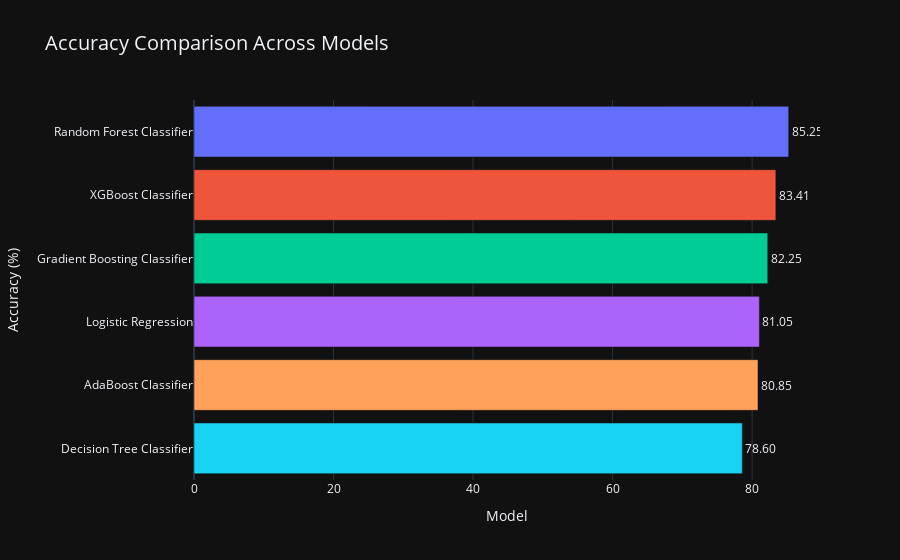
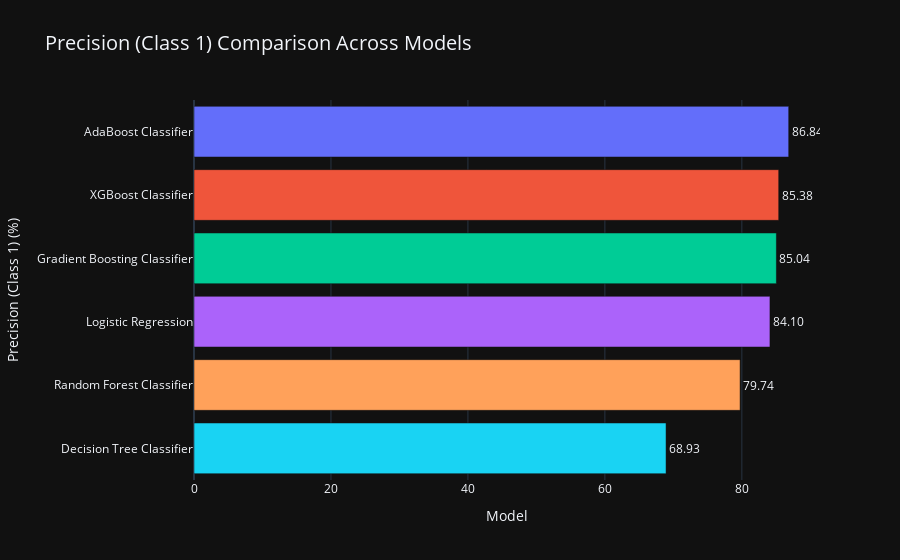
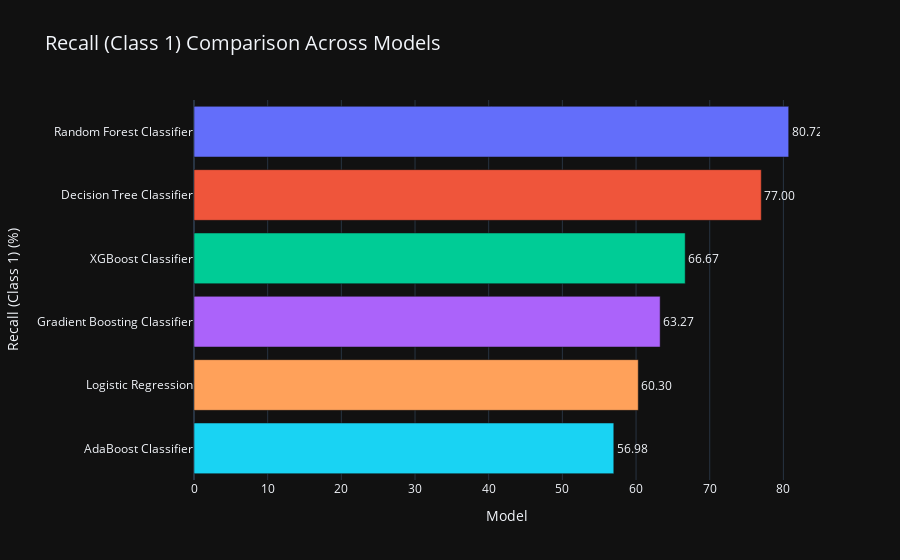

Notebook source saved alongside these figures, in order:
### Code cell
comp_df = results
comp_df = comp_df.reset_index()
comp_df = comp_df.rename(columns={'index': 'Model'})


# Function to create individual bar charts
def create_bar_chart(metric):
        
    for i in comp_df.columns[1:]:
        if comp_df[i].dtype == 'O':
            comp_df[i] = comp_df[i].str.replace('%', '').astype(float)
        else:
            pass

        
    df_sorted = comp_df.sort_values(by=metric, ascending=False)
    fig = px.bar(
        df_sorted,
        x=metric,
        y='Model',
        title=f'{metric} Comparison Across Models',
        template='plotly_dark',
        labels={metric: f'{metric} (%)'},
        color='Model',
        text=metric
    )
    fig.update_traces(texttemplate='%{text:.2f}', textposition='outside')
    fig.update_layout(
        title_font=dict(size=20),
        xaxis=dict(title='Model'),
        yaxis=dict(title=f'{metric} (%)'),
        showlegend=False
    )
    return fig

# Generate plots for each metric
metrics = [ _ for _ in comp_df.columns]
for metric in metrics[1:]:
    fig = create_bar_chart(metric)
    fig.show()

### Figure 1 — Plotly figure (JSON) as saved in the notebook; plotly's stock layout.template omitted (floating-point values rounded to 4 significant figures)
{"data": [{"alignmentgroup": "True", "hovertemplate": "Model=%{y}<br>Accuracy (%)=%{text}<extra></extra>", "legendgroup": "Random Forest Classifier", "marker": {"color": "#636efa", "pattern": {"shape": ""}}, "name": "Random Forest Classifier", "offsetgroup": "Random Forest Classifier", "orientation": "h", "showlegend": true, "text": [85.25], "textposition": "outside", "texttemplate": "%{text:.2f}", "type": "bar", "x": [85.25], "xaxis": "x", "y": ["Random Forest Classifier"], "yaxis": "y"}, {"alignmentgroup": "True", "hovertemplate": "Model=%{y}<br>Accuracy (%)=%{text}<extra></extra>", "legendgroup": "XGBoost Classifier", "marker": {"color": "#EF553B", "pattern": {"shape": ""}}, "name": "XGBoost Classifier", "offsetgroup": "XGBoost Classifier", "orientation": "h", "showlegend": true, "text": [83.41], "textposition": "outside", "texttemplate": "%{text:.2f}", "type": "bar", "x": [83.41], "xaxis": "x", "y": ["XGBoost Classifier"], "yaxis": "y"}, {"alignmentgroup": "True", "hovertemplate": "Model=%{y}<br>Accuracy (%)=%{text}<extra></extra>", "legendgroup": "Gradient Boosting Classifier", "marker": {"color": "#00cc96", "pattern": {"shape": ""}}, "name": "Gradient Boosting Classifier", "offsetgroup": "Gradient Boosting Classifier", "orientation": "h", "showlegend": true, "text": [82.25], "textposition": "outside", "texttemplate": "%{text:.2f}", "type": "bar", "x": [82.25], "xaxis": "x", "y": ["Gradient Boosting Classifier"], "yaxis": "y"}, {"alignmentgroup": "True", "hovertemplate": "Model=%{y}<br>Accuracy (%)=%{text}<extra></extra>", "legendgroup": "Logistic Regression", "marker": {"color": "#ab63fa", "pattern": {"shape": ""}}, "name": "Logistic Regression", "offsetgroup": "Logistic Regression", "orientation": "h", "showlegend": true, "text": [81.05], "textposition": "outside", "texttemplate": "%{text:.2f}", "type": "bar", "x": [81.05], "xaxis": "x", "y": ["Logistic Regression"], "yaxis": "y"}, {"alignmentgroup": "True", "hovertemplate": "Model=%{y}<br>Accuracy (%)=%{text}<extra></extra>", "legendgroup": "AdaBoost Classifier", "marker": {"color": "#FFA15A", "pattern": {"shape": ""}}, "name": "AdaBoost Classifier", "offsetgroup": "AdaBoost Classifier", "orientation": "h", "showlegend": true, "text": [80.85], "textposition": "outside", "texttemplate": "%{text:.2f}", "type": "bar", "x": [80.85], "xaxis": "x", "y": ["AdaBoost Classifier"], "yaxis": "y"}, {"alignmentgroup": "True", "hovertemplate": "Model=%{y}<br>Accuracy (%)=%{text}<extra></extra>", "legendgroup": "Decision Tree Classifier", "marker": {"color": "#19d3f3", "pattern": {"shape": ""}}, "name": "Decision Tree Classifier", "offsetgroup": "Decision Tree Classifier", "orientation": "h", "showlegend": true, "text": [78.6], "textposition": "outside", "texttemplate": "%{text:.2f}", "type": "bar", "x": [78.6], "xaxis": "x", "y": ["Decision Tree Classifier"], "yaxis": "y"}], "layout": {"barmode": "relative", "legend": {"title": {"text": "Model"}, "tracegroupgap": 0}, "showlegend": false, "title": {"font": {"size": 20}, "text": "Accuracy Comparison Across Models"}, "xaxis": {"anchor": "y", "domain": [0, 1], "title": {"text": "Model"}}, "yaxis": {"anchor": "x", "categoryarray": ["Decision Tree Classifier", "AdaBoost Classifier", "Logistic Regression", "Gradient Boosting Classifier", "XGBoost Classifier", "Random Forest Classifier"], "categoryorder": "array", "domain": [0, 1], "title": {"text": "Accuracy (%)"}}}}

### Figure 2 — Plotly figure (JSON) as saved in the notebook; plotly's stock layout.template omitted (floating-point values rounded to 4 significant figures)
{"data": [{"alignmentgroup": "True", "hovertemplate": "Model=%{y}<br>Precision (Class 1) (%)=%{text}<extra></extra>", "legendgroup": "AdaBoost Classifier", "marker": {"color": "#636efa", "pattern": {"shape": ""}}, "name": "AdaBoost Classifier", "offsetgroup": "AdaBoost Classifier", "orientation": "h", "showlegend": true, "text": [86.84], "textposition": "outside", "texttemplate": "%{text:.2f}", "type": "bar", "x": [86.84], "xaxis": "x", "y": ["AdaBoost Classifier"], "yaxis": "y"}, {"alignmentgroup": "True", "hovertemplate": "Model=%{y}<br>Precision (Class 1) (%)=%{text}<extra></extra>", "legendgroup": "XGBoost Classifier", "marker": {"color": "#EF553B", "pattern": {"shape": ""}}, "name": "XGBoost Classifier", "offsetgroup": "XGBoost Classifier", "orientation": "h", "showlegend": true, "text": [85.38], "textposition": "outside", "texttemplate": "%{text:.2f}", "type": "bar", "x": [85.38], "xaxis": "x", "y": ["XGBoost Classifier"], "yaxis": "y"}, {"alignmentgroup": "True", "hovertemplate": "Model=%{y}<br>Precision (Class 1) (%)=%{text}<extra></extra>", "legendgroup": "Gradient Boosting Classifier", "marker": {"color": "#00cc96", "pattern": {"shape": ""}}, "name": "Gradient Boosting Classifier", "offsetgroup": "Gradient Boosting Classifier", "orientation": "h", "showlegend": true, "text": [85.04], "textposition": "outside", "texttemplate": "%{text:.2f}", "type": "bar", "x": [85.04], "xaxis": "x", "y": ["Gradient Boosting Classifier"], "yaxis": "y"}, {"alignmentgroup": "True", "hovertemplate": "Model=%{y}<br>Precision (Class 1) (%)=%{text}<extra></extra>", "legendgroup": "Logistic Regression", "marker": {"color": "#ab63fa", "pattern": {"shape": ""}}, "name": "Logistic Regression", "offsetgroup": "Logistic Regression", "orientation": "h", "showlegend": true, "text": [84.1], "textposition": "outside", "texttemplate": "%{text:.2f}", "type": "bar", "x": [84.1], "xaxis": "x", "y": ["Logistic Regression"], "yaxis": "y"}, {"alignmentgroup": "True", "hovertemplate": "Model=%{y}<br>Precision (Class 1) (%)=%{text}<extra></extra>", "legendgroup": "Random Forest Classifier", "marker": {"color": "#FFA15A", "pattern": {"shape": ""}}, "name": "Random Forest Classifier", "offsetgroup": "Random Forest Classifier", "orientation": "h", "showlegend": true, "text": [79.74], "textposition": "outside", "texttemplate": "%{text:.2f}", "type": "bar", "x": [79.74], "xaxis": "x", "y": ["Random Forest Classifier"], "yaxis": "y"}, {"alignmentgroup": "True", "hovertemplate": "Model=%{y}<br>Precision (Class 1) (%)=%{text}<extra></extra>", "legendgroup": "Decision Tree Classifier", "marker": {"color": "#19d3f3", "pattern": {"shape": ""}}, "name": "Decision Tree Classifier", "offsetgroup": "Decision Tree Classifier", "orientation": "h", "showlegend": true, "text": [68.93], "textposition": "outside", "texttemplate": "%{text:.2f}", "type": "bar", "x": [68.93], "xaxis": "x", "y": ["Decision Tree Classifier"], "yaxis": "y"}], "layout": {"barmode": "relative", "legend": {"title": {"text": "Model"}, "tracegroupgap": 0}, "showlegend": false, "title": {"font": {"size": 20}, "text": "Precision (Class 1) Comparison Across Models"}, "xaxis": {"anchor": "y", "domain": [0, 1], "title": {"text": "Model"}}, "yaxis": {"anchor": "x", "categoryarray": ["Decision Tree Classifier", "Random Forest Classifier", "Logistic Regression", "Gradient Boosting Classifier", "XGBoost Classifier", "AdaBoost Classifier"], "categoryorder": "array", "domain": [0, 1], "title": {"text": "Precision (Class 1) (%)"}}}}

### Figure 3 — Plotly figure (JSON) as saved in the notebook; plotly's stock layout.template omitted (floating-point values rounded to 4 significant figures)
{"data": [{"alignmentgroup": "True", "hovertemplate": "Model=%{y}<br>Recall (Class 1) (%)=%{text}<extra></extra>", "legendgroup": "Random Forest Classifier", "marker": {"color": "#636efa", "pattern": {"shape": ""}}, "name": "Random Forest Classifier", "offsetgroup": "Random Forest Classifier", "orientation": "h", "showlegend": true, "text": [80.72], "textposition": "outside", "texttemplate": "%{text:.2f}", "type": "bar", "x": [80.72], "xaxis": "x", "y": ["Random Forest Classifier"], "yaxis": "y"}, {"alignmentgroup": "True", "hovertemplate": "Model=%{y}<br>Recall (Class 1) (%)=%{text}<extra></extra>", "legendgroup": "Decision Tree Classifier", "marker": {"color": "#EF553B", "pattern": {"shape": ""}}, "name": "Decision Tree Classifier", "offsetgroup": "Decision Tree Classifier", "orientation": "h", "showlegend": true, "text": [77], "textposition": "outside", "texttemplate": "%{text:.2f}", "type": "bar", "x": [77], "xaxis": "x", "y": ["Decision Tree Classifier"], "yaxis": "y"}, {"alignmentgroup": "True", "hovertemplate": "Model=%{y}<br>Recall (Class 1) (%)=%{text}<extra></extra>", "legendgroup": "XGBoost Classifier", "marker": {"color": "#00cc96", "pattern": {"shape": ""}}, "name": "XGBoost Classifier", "offsetgroup": "XGBoost Classifier", "orientation": "h", "showlegend": true, "text": [66.67], "textposition": "outside", "texttemplate": "%{text:.2f}", "type": "bar", "x": [66.67], "xaxis": "x", "y": ["XGBoost Classifier"], "yaxis": "y"}, {"alignmentgroup": "True", "hovertemplate": "Model=%{y}<br>Recall (Class 1) (%)=%{text}<extra></extra>", "legendgroup": "Gradient Boosting Classifier", "marker": {"color": "#ab63fa", "pattern": {"shape": ""}}, "name": "Gradient Boosting Classifier", "offsetgroup": "Gradient Boosting Classifier", "orientation": "h", "showlegend": true, "text": [63.27], "textposition": "outside", "texttemplate": "%{text:.2f}", "type": "bar", "x": [63.27], "xaxis": "x", "y": ["Gradient Boosting Classifier"], "yaxis": "y"}, {"alignmentgroup": "True", "hovertemplate": "Model=%{y}<br>Recall (Class 1) (%)=%{text}<extra></extra>", "legendgroup": "Logistic Regression", "marker": {"color": "#FFA15A", "pattern": {"shape": ""}}, "name": "Logistic Regression", "offsetgroup": "Logistic Regression", "orientation": "h", "showlegend": true, "text": [60.3], "textposition": "outside", "texttemplate": "%{text:.2f}", "type": "bar", "x": [60.3], "xaxis": "x", "y": ["Logistic Regression"], "yaxis": "y"}, {"alignmentgroup": "True", "hovertemplate": "Model=%{y}<br>Recall (Class 1) (%)=%{text}<extra></extra>", "legendgroup": "AdaBoost Classifier", "marker": {"color": "#19d3f3", "pattern": {"shape": ""}}, "name": "AdaBoost Classifier", "offsetgroup": "AdaBoost Classifier", "orientation": "h", "showlegend": true, "text": [56.98], "textposition": "outside", "texttemplate": "%{text:.2f}", "type": "bar", "x": [56.98], "xaxis": "x", "y": ["AdaBoost Classifier"], "yaxis": "y"}], "layout": {"barmode": "relative", "legend": {"title": {"text": "Model"}, "tracegroupgap": 0}, "showlegend": false, "title": {"font": {"size": 20}, "text": "Recall (Class 1) Comparison Across Models"}, "xaxis": {"anchor": "y", "domain": [0, 1], "title": {"text": "Model"}}, "yaxis": {"anchor": "x", "categoryarray": ["AdaBoost Classifier", "Logistic Regression", "Gradient Boosting Classifier", "XGBoost Classifier", "Decision Tree Classifier", "Random Forest Classifier"], "categoryorder": "array", "domain": [0, 1], "title": {"text": "Recall (Class 1) (%)"}}}}
